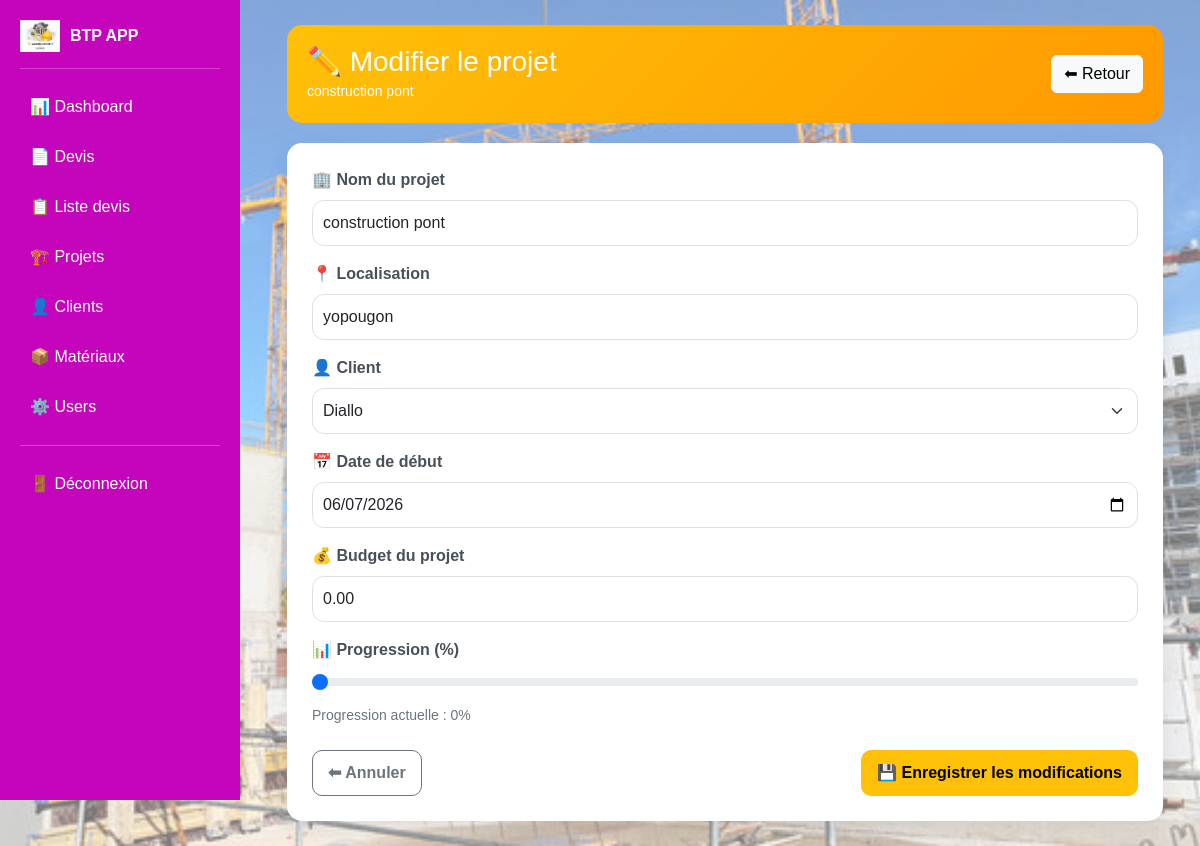
Screenshot of /projets/1/edit/ with the database file from the repository.
### btp/models.py (models this page shows, shortened)
class Projet(models.Model):
    client = models.ForeignKey(Client, on_delete=models.CASCADE)
    nom = models.CharField(max_length=200)
    localisation = models.CharField(max_length=255)
    date_debut = models.DateField(null=True, blank=True)
    budget = models.DecimalField(max_digits=12, decimal_places=2, default=0)
    progression = models.IntegerField(default=0)  # 0 à 100 %

class Client(models.Model):
    nom = models.CharField(max_length=200)
    telephone = models.CharField(max_length=20)
    email = models.EmailField(blank=True, null=True)
    adresse = models.TextField(blank=True, null=True)

### btp/views.py (the view, shortened to what this page needs)
# urls.py: path('projets/<int:id>/edit/', views.edit_projet, name='edit_projet'),
def edit_projet(request, id):
    projet = Projet.objects.get(id=id)
    clients = Client.objects.all()
    return render(request, "projet/edit.html", {
        "projet": projet,
        "clients": clients
    })

### btp/templates/projet/edit.html (shortened to what this page needs)
{% extends 'base.html' %}
{% block content %}
<div class="container">
    <div class="page-header d-flex justify-content-between align-items-center">
        <div>
            <h3 class="mb-0">✏️ Modifier le projet</h3>
            <small>{{ projet.nom }}</small>
        </div>
        <a href="{% url 'liste_projets' %}" class="btn btn-light">
            ⬅ Retour
        </a>
    </div>
    <div class="card-form">
        <form method="POST">
            <div class="mb-3">
                <label class="form-label">🏢 Nom du projet</label>
                <input type="text"
                       name="nom"
                       class="form-control"
                       value="{{ projet.nom }}"
                       required>
            </div>
            <div class="mb-3">
                <label class="form-label">📍 Localisation</label>
                <input type="text"
                       name="localisation"
                       class="form-control"
                       value="{{ projet.localisation }}">
            </div>
            <div class="mb-3">
                <label class="form-label">👤 Client</label>
                <select name="client" class="form-select">
                    {% for client in clients %}
                        <option value="{{ client.id }}"
                            {% if client.id == projet.client.id %}selected{% endif %}>
                            {{ client.nom }}
                        </option>
                    {% endfor %}
                </select>
            </div>
            <div class="mb-3">
                <label class="form-label">📅 Date de début</label>
                <input type="date"
                       name="date_debut"
                       class="form-control"
                       value="{{ projet.date_debut|date:'Y-m-d' }}">
            </div>
            <div class="mb-3">
                <label class="form-label">💰 Budget du projet</label>
                <input type="number"
                       name="budget"
                       class="form-control"
                       step="0.01"
                       value="{{ projet.budget }}">
            </div>
            <div class="mb-3">
                <label class="form-label">📊 Progression (%)</label>
                <input type="range"
                       name="progression"
                       min="0"
                       max="100"
                       class="form-range"
                       value="{{ projet.progression }}">
                <div class="progress-text mt-1">
                    Progression actuelle : <span id="progressValue">{{ projet.progression }}</span>%
                </div>
            </div>
            <div class="d-flex justify-content-between mt-4">
                <a href="{% url 'liste_projets' %}"
                   class="btn btn-outline-secondary btn-modern">
                    ⬅ Annuler
                </a>
                <button type="submit"
                        class="btn btn-warning btn-modern">
                    💾 Enregistrer les modifications
                </button>
            </div>
        </form>
    </div>
</div>
{% endblock %}

### btp/templates/projet/edit.html (style rules this page uses)
.page-header { background: linear-gradient(135deg, #ffc107, #ff9800); color: white; padding: 20px; border-radius: 15px; margin-bottom: 20px; }
.card-form { background: white; border-radius: 15px; box-shadow: 0 8px 25px rgba(0, 0, 0, 0.08); padding: 25px; }
.form-label { font-weight: 600; color: #495057; }
.form-control, .form-select { border-radius: 12px; padding: 10px; border: 1px solid #e0e0e0; transition: 0.3s; }
.btn-modern { border-radius: 10px; padding: 10px 15px; font-weight: 600; }
.progress-text { font-size: 14px; color: #6c757d; }

### rows the page displays
Projet: nom "construction pont", localisation "yopougon", client "Diallo", date_debut "06/07/2026", budget "0.00", progression "0"
